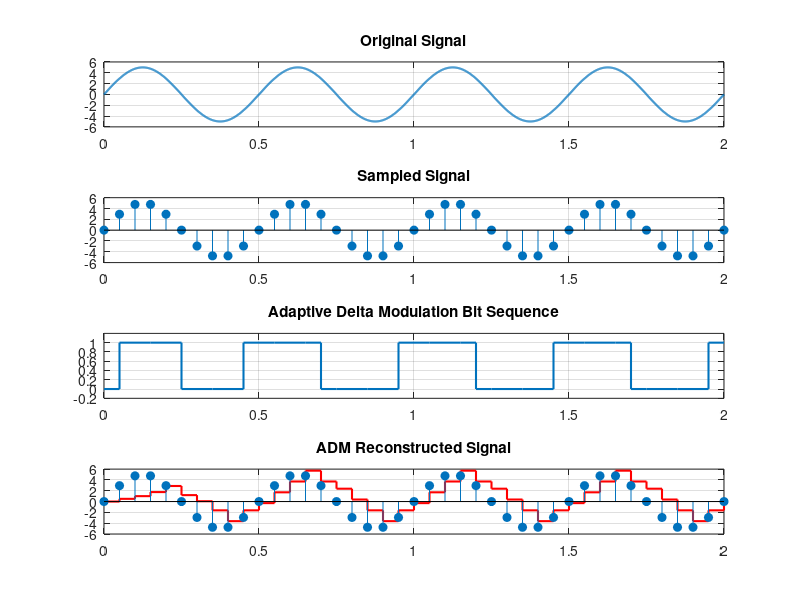

This chart was generated by the following MATLAB code:
% Objective: To simulate and implement Adaptive Delta Modulation (ADM) using MATLAB and Simulink.

clc; clear; close all;

% Continuous signal
A = 5; f = 2;
t = 0:0.001:2;
x = A*sin(2*pi*f*t);

% Sampling
Fs = 20;
ts = 0:1/Fs:2;
xs = A*sin(2*pi*f*ts);

% Adaptive Delta Modulation
delta = 0.5;      % Initial step size
delta_min = 0.1;
delta_max = 2;
dm = zeros(size(xs));
bits = zeros(size(xs));
step = zeros(size(xs));
step(1) = delta;

for i = 2:length(xs)
    if xs(i) >= dm(i-1)
        bits(i) = 1;
        dm(i) = dm(i-1) + step(i-1);
    else
        bits(i) = 0;
        dm(i) = dm(i-1) - step(i-1);
    end
    % Adapt step size
    if i > 2
        if bits(i) == bits(i-1)
            step(i) = min(step(i-1)*1.5, delta_max);
        else
            step(i) = max(step(i-1)/1.5, delta_min);
        end
    else
        step(i) = step(i-1);
    end
end

% Display encoded bits
disp('Sample  Input Value  ADM Bit  Step Size  Reconstructed Value')
for i = 1:length(xs)
    fprintf('%2d\t %8.2f\t %d\t\t %6.2f\t\t %8.2f\n', ...
        i, xs(i), bits(i), step(i), dm(i));
end

% Plot
figure
subplot(4,1,1); plot(t,x,'LineWidth',1.5); title('Original Signal'); grid on
subplot(4,1,2); stem(ts,xs,'filled'); title('Sampled Signal'); grid on
subplot(4,1,3); stairs(ts,bits,'LineWidth',1.5); ylim([-0.2 1.2])
title('Adaptive Delta Modulation Bit Sequence'); grid on
subplot(4,1,4); stairs(ts,dm,'r','LineWidth',1.5); hold on
stem(ts,xs,'filled'); title('ADM Reconstructed Signal'); grid on

% Note: The corresponding Simulink model implements the adaptive step-size
% logic using Relational Operator, Switch, Product and Unit Delay blocks
% in a feedback configuration.
